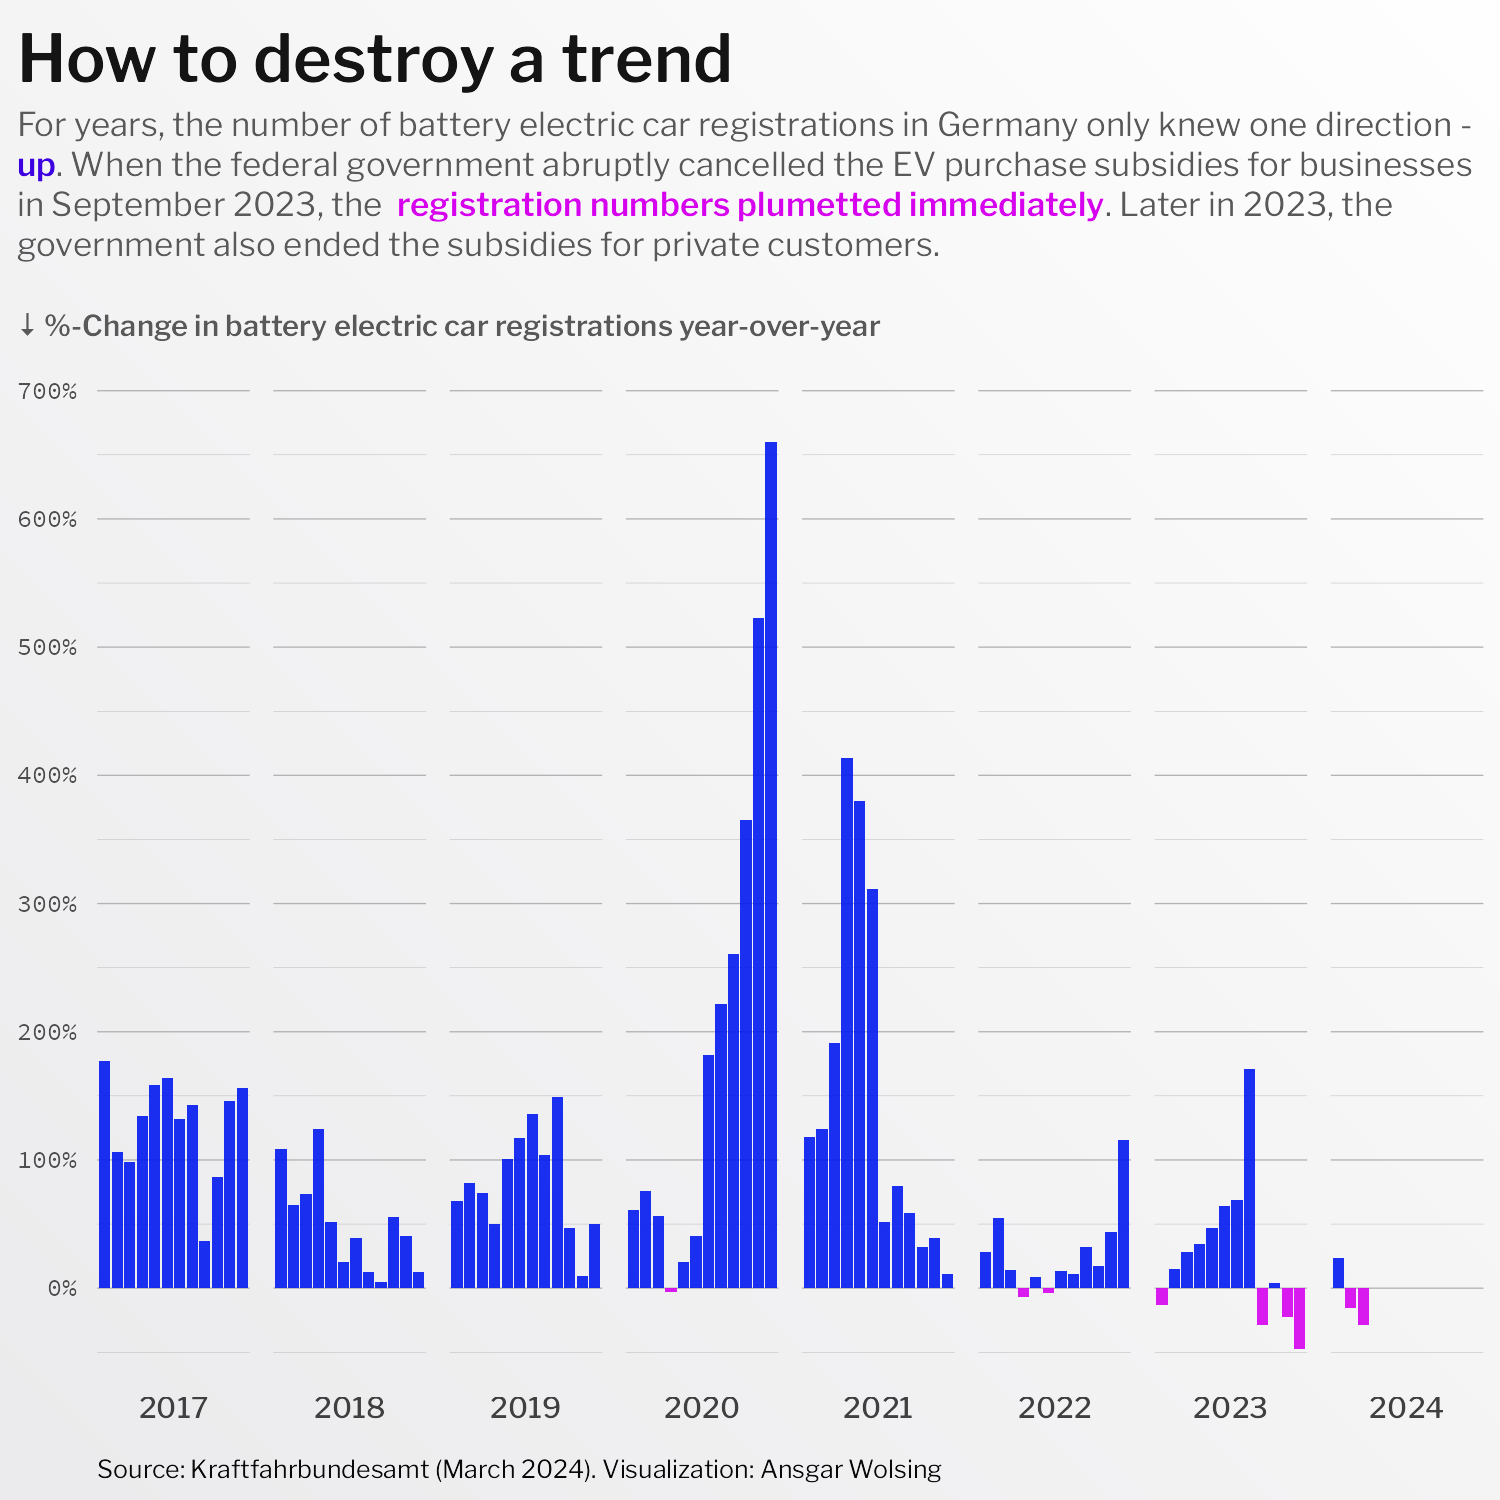

Write the R code that produced this figure.
library(tidyverse)
library(ggtext)
library(here)
library(lubridate)

base_path <- here("2024", "21")


#' Source: Kraftfahrtbundesamt
#' https://www.kba.de/DE/Statistik/Fahrzeuge/Neuzulassungen/Umwelt/n_umwelt_node.html

# Download report Excel file
report_url <- "https://www.kba.de/SharedDocs/Downloads/DE/Statistik/Fahrzeuge/FZ28/fz28_2024_03.xlsx?__blob=publicationFile&v=4"
report_file <- here(base_path, "fz28.xlsx")
download.file(report_url, destfile = report_file)

column_names <- c(
  "monat", "total", "alternativer_antrieb_total", "alternativer_antrieb_anteil",
  "elektro_total", "elektro_anteil", 
  "elektro_elektro", "elektro_brennstoffzelle", "elektro_plugin_hybrid",
  "hybrid_ohne_plugin_total", "hybrid_ohne_plugin_vollhybrid", 
  "hybrid_ohne_plugin_benzinhybrid", "hybrid_ohne_plugin_benzin_vollhybrid",
  "hybrid_ohne_plugin_dieselhybrid", "hybrid_ohne_plugin_diesel_vollhybrid",
  "gas_total", "gas_wasserstoff"
)
report <- readxl::read_excel(report_file, sheet = "FZ 28.2", skip = 12,
                             col_names = column_names, na = "-")
glimpse(report)

# Prepare dataset

month_name_de <- c(
  "Januar", "Februar", "März", "April", "Mai", "Juni", "Juli", "August", 
  "September", "Oktober", "November", "Dezember" 
)
month_name_en <- month.name
names(month_name_en) <- month_name_de

report_prep <- report %>% 
  # delete the last 2 lines
  head(n = nrow(.) - 2) %>% 
  mutate(jahr = str_extract(monat, "20\\d{2}"),
         jahr = as.numeric(jahr)) %>% 
  fill(jahr, .direction = "down") %>% 
  filter(!str_detect(monat, "Jahr .+ insgesamt")) %>% 
  mutate(
    month = month_name_en[monat],
    date = as_date(paste(jahr, month, "01", sep = "-")),
    elektro_total_anteil = elektro_total / total * 100,
    elektro_elektro_anteil = elektro_elektro / total * 100) %>% 
  select(date, jahr, everything(), -c(month, monat))


# Custom theme
colors <- c("#EBEAEC", "#FFFFFF")
gradient_fill <- grid::linearGradient(colors, group = FALSE)
theme_set(
  theme_minimal(base_family = "Libre Franklin") +
    theme(
      plot.background = element_rect(color = gradient_fill, fill = gradient_fill),
      text = element_text(color = "#090909"),
      axis.title.x = element_blank(),
      axis.title.y = element_text(size = 7, hjust = 1),
      axis.text = element_text(family = "Source Code Pro", size = 6),
      axis.text.x = element_blank(),
      axis.text.y = element_text(),
      plot.title = element_markdown(
        color = "grey8", lineheight = 1.2,
        family = "Libre Franklin SemiBold", hjust = 0, size = 16,
        margin = margin(t = 4, b = 4)),
      plot.title.position = "plot",
      plot.subtitle = element_textbox(
        hjust = 0, color = "grey35", size = 8, width = 1, lineheight = 1.2,
        margin = margin(b = 0)),
      plot.caption = element_markdown(hjust = 0, lineheight = 1.1, size = 6),
      plot.margin = margin(rep(4, 4)),
      legend.position = "top",
      panel.grid.major.x = element_blank(),
      panel.grid.minor.x = element_blank(),
      panel.grid.major.y = element_line(color = "grey70", linewidth = 0.15),
      panel.grid.minor.y = element_line(color = "grey70", linewidth = 0.05),
      strip.text = element_text(
        family = "Libre Franklin Medium", size = 7, color = "grey25",
        margin = margin(t = -1, b = 1)),
      panel.spacing.x = unit(2, "mm") 
    )
)


report_prep |> 
  arrange(date) |> 
  transmute(
    date, jahr, elektro_total, elektro_elektro,
    month = month(date),
    # calculate YoY comparisons
    across(c(elektro_total, elektro_elektro), 
           function(x) x / lag(x, 12) - 1, .names = "{.col}_yoy")) |> 
  filter(!is.na(elektro_elektro_yoy)) |> 
  ggplot(aes(factor(month))) +
  geom_col(aes(y = elektro_elektro_yoy, fill = elektro_elektro_yoy > 0),
           alpha = 0.9, show.legend = FALSE) +
  scale_y_continuous(
    labels = scales::percent_format(), breaks = seq(-10, 10, 1)) +
  scale_fill_manual(values = c("#d602ee", "#021aee")) +
  coord_cartesian(ylim = c(NA, 7)) +
  facet_grid(cols = vars(jahr), space = "free_x", switch = "x") +
  labs(
    title = "How to destroy a trend",
    subtitle = "For years, the number of battery electric car registrations in 
    Germany only knew one direction -
    <span style='color:#3d00e0;font-family:\"Libre Franklin SemiBold\"'>up</span>. 
    When the federal government abruptly cancelled the EV purchase subsidies for 
    businesses in September 2023, the
    <span style='color:#d602ee;font-family:\"Libre Franklin SemiBold\"'>
    registration numbers plumetted immediately</span>. 
    Later in 2023, the government also ended the subsidies for private customers.
    <br><br>
    <span style='font-size:7pt;font-family:\"Libre Franklin SemiBold\"'>\U2193
    %-Change in battery electric car registrations year-over-year</span>",
    caption = "Source: Kraftfahrbundesamt (March 2024).
    Visualization: Ansgar Wolsing",
    x = NULL, y = NULL
  )
ggsave(here(base_path, "21-green-energy.png"), width = 5, height = 5)
